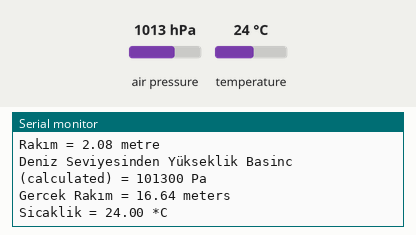
Simulated run of this sketch. Board: Arduino Uno, built with avr-gcc and run on an emulated ATmega328P. Parts: the last lines printed to the serial monitor. The inputs (shaded band) are chosen by the test bench; at power-on: air pressure 1013 hPa, temperature 24 °C.

Above: at 1.2 s.
1.3 s: air pressure set to 952 hPa
At 1.61 s:
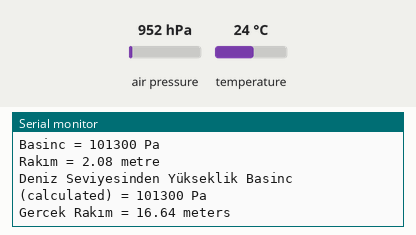
2.8 s: air pressure set to 1000 hPa
At 2.8 s:
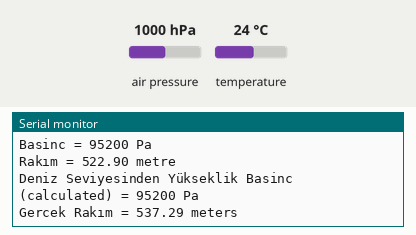
6.0 s: temperature set to 12 °C
At 6.4 s:
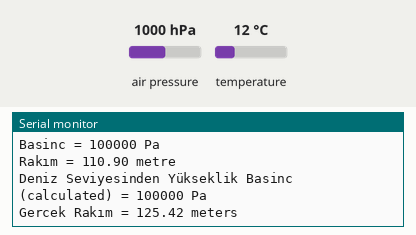
Timing chart, 0 to 9.0 s (numbered marks = the images above; inputs shaded):
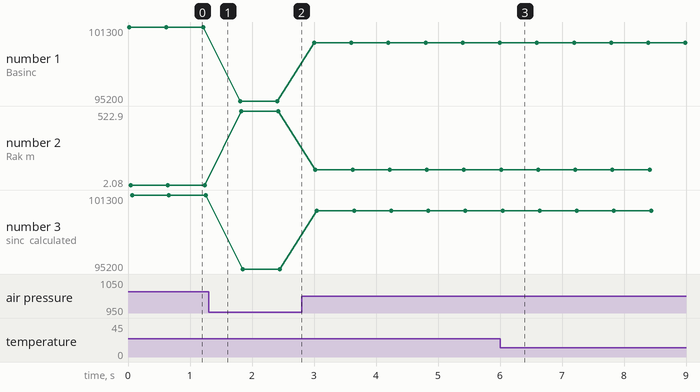

Measured:
- plotted number 1: 101300 → 95200 after the input at 1.3 s, 95200 → 100000 after the input at 2.8 s
- plotted number 2: 2.08 → 522.9 after the input at 1.3 s, 522.9 → 110.9 after the input at 2.8 s
- plotted number 3: 101300 → 95200 after the input at 1.3 s, 95200 → 100000 after the input at 2.8 s

The sketch:

BMP180_kod.ino
```cpp
#include <Adafruit_BMP085.h>


Adafruit_BMP085 bmp;

void setup() {
  Serial.begin(9600);
  if (!bmp.begin()) {        // Burda bmp`nin başlayıp başlamadığını kontrol ediyoruz.
  Serial.println("Could not find a valid BMP085 sensor, check wiring!");      // Eğer başlamadı ise cihazın bulumadığını söyluyor.
  while (1) {}
  }
}

void loop() {
    Serial.print("Sicaklik = ");  // Sıcaklık ekrana yazdırıyor.
    Serial.print(bmp.readTemperature()); // Sıcaklık değerini okuyor burada.
    Serial.println(" *C"); // Ekrana c tipini yazıyor.

    Serial.print("Basinc = ");    // Basıç ekrana yazdırıyor.
    Serial.print(bmp.readPressure());   // Basıç değerini okuyor burada.
    Serial.println(" Pa");   // Ekrana Pa tipini yazıyor.

    // Calculate altitude assuming 'standard' barometric
    // pressure of 1013.25 millibar = 101325 Pascal

    Serial.print("Rakım = ");   // Rakım(Yükseklik) ekrana yazdırıyor.
    Serial.print(bmp.readAltitude()); // Rakım değerini okuyor burada.
    Serial.println(" metre");  // Ekrana metre tipini yazıyor.

    Serial.print("Deniz Seviyesinden Yükseklik Basinc (calculated) = ");  //  Deniz Seviyesinden Yükseklik Basinc ekrana yazdırıyor.
    Serial.print(bmp.readSealevelPressure());  // Deniz Seviyesinden Yükseklik Basincdeğerini okuyor burada.
    Serial.println(" Pa"); // Ekrana Pa tipini yazıyor.

  // you can get a more precise measurement of altitude
  // if you know the current sea level pressure which will
  // vary with weather and such. If it is 1015 millibars
  // that is equal to 101500 Pascals.

    Serial.print("Gercek Rakım = "); // Daha doğru rakımı yazdıyor ekrana.
    Serial.print(bmp.readAltitude(101500)); // Eğer bulunduğunuz yerin rakımı biliyorsak daha doğru sonuç elde ediyoruz rakımda.
    Serial.println(" meters");  // Ekrana metre tipini yazıyor.

    Serial.println();
    delay(500); // Zamanlama
}
```
